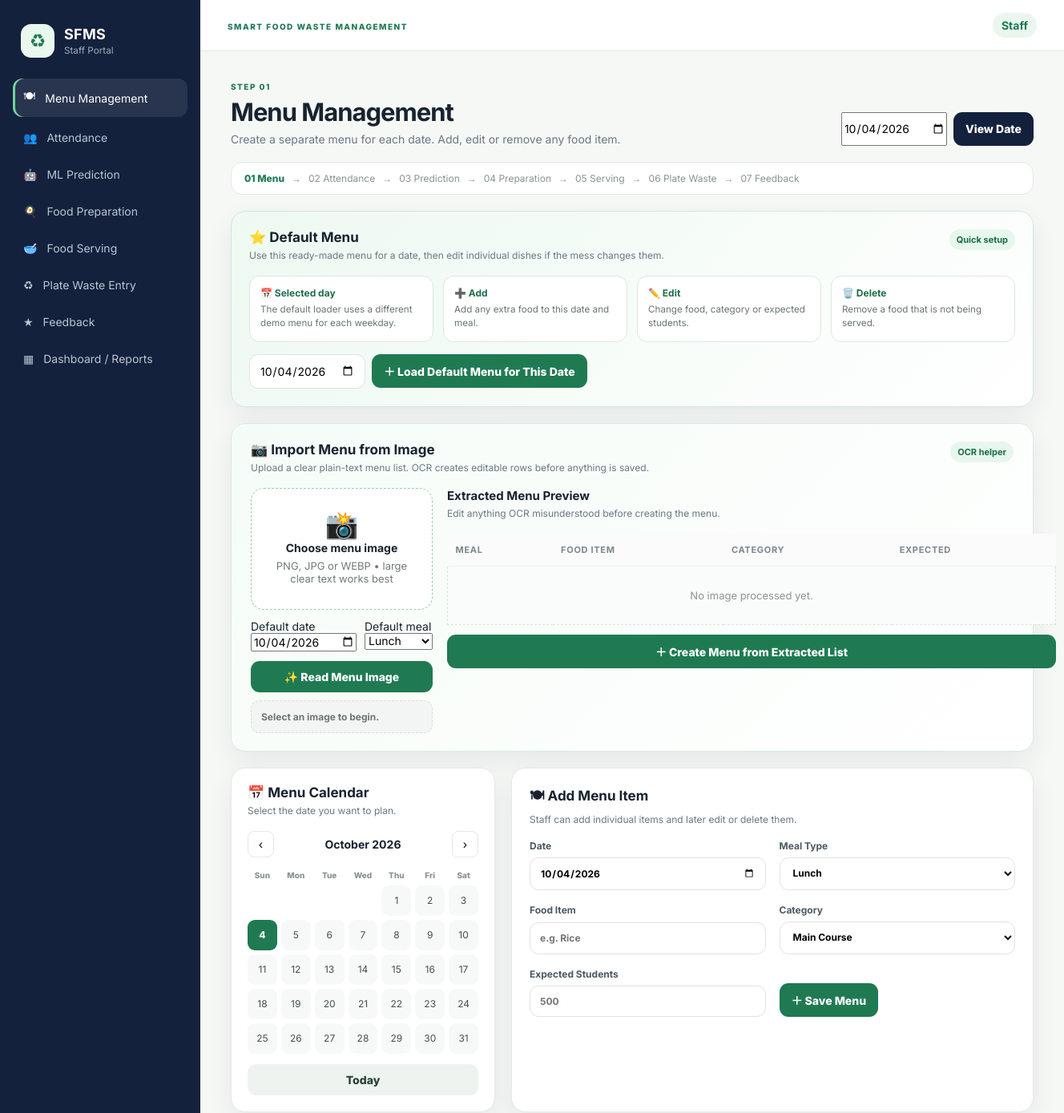
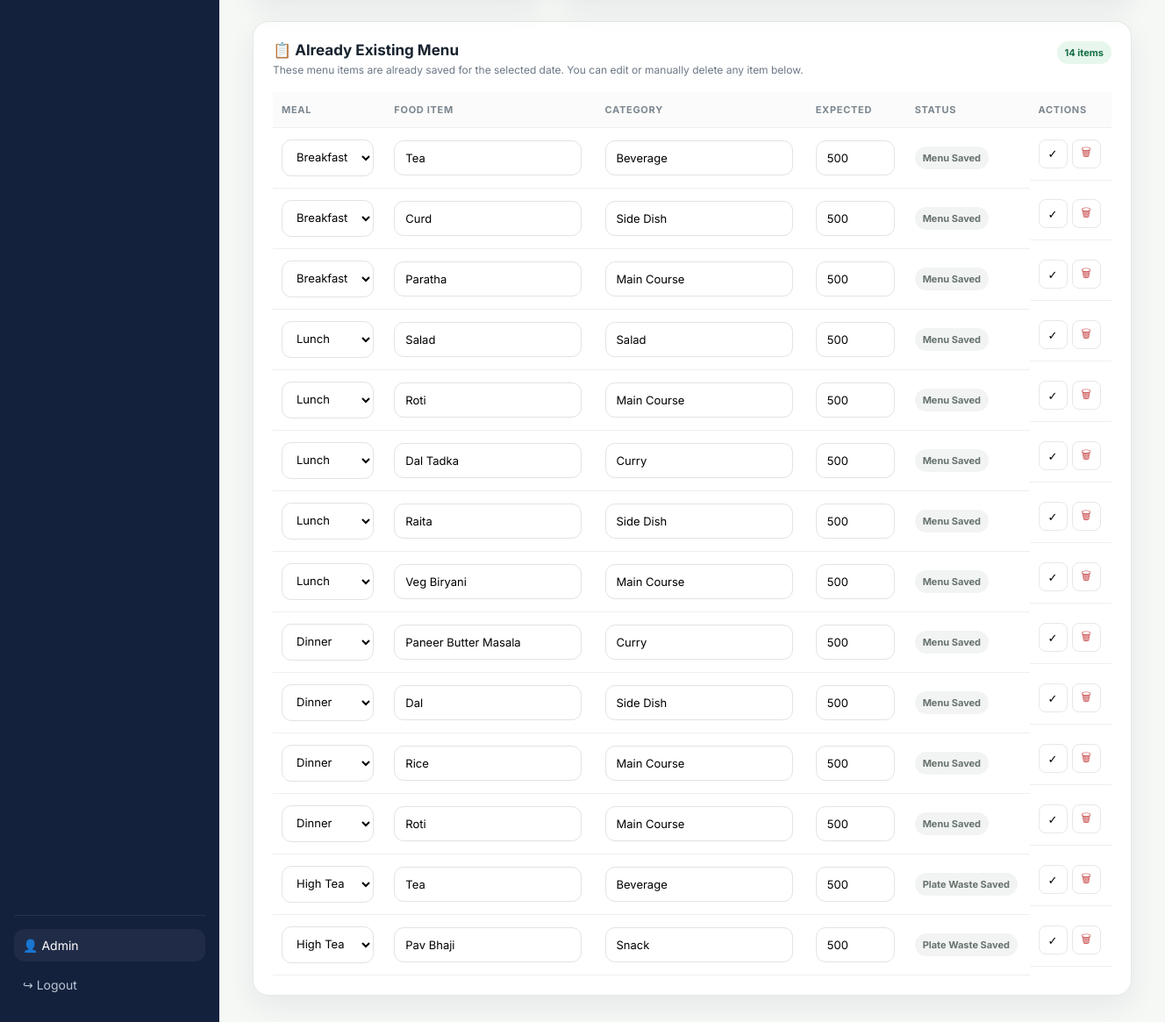
The page /staff/menu (signed in) on the database its author committed (2 pictures, top to bottom).
### tables this page shows
CREATE TABLE meal_records (
        id INTEGER PRIMARY KEY AUTOINCREMENT,
        meal_date TEXT NOT NULL,
        meal_type TEXT NOT NULL,
        food_item TEXT NOT NULL,
        category TEXT,
        expected_students INTEGER NOT NULL CHECK(expected_students >= 0),
        attendance_count INTEGER,
        food_attendance_count INTEGER,
        predicted_quantity REAL,
        prediction_confidence REAL,
        prediction_model TEXT,
        prediction_confirmed INTEGER NOT NULL DEFAULT 0,
        prepared_quantity REAL,
        preparation_confirmed INTEGER NOT NULL DEFAULT 0,
        served_quantity REAL,
        serving_confirmed INTEGER NOT NULL DEFAULT 0,
        remaining_food REAL,
        plate_waste REAL,
        plate_waste_unit TEXT DEFAULT 'kg',
        total_food_waste REAL,
        waste_percentage REAL,
        waste_snapshot_filename TEXT,
        status TEXT NOT NULL DEFAULT 'menu_saved',
        created_at TEXT DEFAULT CURRENT_TIMESTAMP,
        updated_at TEXT DEFAULT CURRENT_TIMESTAMP,
        UNIQUE(meal_date, meal_type, food_item)
    );

### app.py (the view, shortened to what this page needs)
@app.route('/staff/menu', methods=['GET', 'POST'])
@login_required('staff')
def menu_management():
    selected_date = request.args.get('date') or date.today().isoformat()
    conn=db()
    records=conn.execute('SELECT * FROM meal_records WHERE meal_date=? ORDER BY CASE meal_type WHEN "Breakfast" THEN 1 WHEN "Lunch" THEN 2 ELSE 3 END, id DESC', (selected_date,)).fetchall()
    conn.close()
    return render_template('menu.html', records=records, selected_date=selected_date)

### app.py (called while the page is built)
def db():
    conn = sqlite3.connect(DB_PATH)
    conn.row_factory = sqlite3.Row
    conn.execute('PRAGMA foreign_keys = ON')
    return conn

def login_required(role=None):
    def deco(fn):
        @wraps(fn)
        def wrapper(*args, **kwargs):
            if 'user_id' not in session:
                return redirect(url_for('login', next=request.path))
            if role and session.get('role') != role:
                return redirect(url_for('staff_dashboard' if session.get('role') == 'staff' else ('student_home' if session.get('role') == 'student' else 'authority_dashboard')))
            return fn(*args, **kwargs)
        return wrapper
    return deco

@app.context_processor
def inject_globals():
    return {'today': date.today().isoformat(), 'current_user': session.get('name'), 'role': session.get('role')}

### templates/menu.html (shortened to what this page needs)
{% extends 'base.html' %}{% block title %}Menu Management • SFMS{% endblock %}{% block content %}
<section class="page-head"><div><span class="eyebrow">STEP 01</span><h1>Menu Management</h1><p>Create a separate menu for each date. Add, edit or remove any food item.</p></div><form class="filterbar" method="get"><input type="date" name="date" value="{{selected_date}}" required><button class="btn dark">View Date</button></form></section>
<div class="workflow-strip"><span class="current">01 Menu</span><span>→</span><span>02 Attendance</span><span>→</span><span>03 Prediction</span><span>→</span><span>04 Preparation</span><span>→</span><span>05 Serving</span><span>→</span><span>06 Plate Waste</span><span>→</span><span>07 Feedback</span></div>
<div class="card" style="margin:0 38px 20px;background:linear-gradient(135deg,#edf9f1,#fff);border-color:#cfe8d7">
  <div class="card-title"><div><h3>⭐ Default Menu</h3><p>Use this ready-made menu for a date, then edit individual dishes if the mess changes them.</p></div><span class="status good">Quick setup</span></div>
  <div style="display:grid;grid-template-columns:repeat(4,1fr);gap:12px;margin-bottom:15px">
    <div class="default-mini"><b>📅 Selected day</b><small>The default loader uses a different demo menu for each weekday.</small></div><div class="default-mini"><b>➕ Add</b><small>Add any extra food to this date and meal.</small></div><div class="default-mini"><b>✏️ Edit</b><small>Change food, category or expected students.</small></div><div class="default-mini"><b>🗑️ Delete</b><small>Remove a food that is not being served.</small></div>
  </div>
  <form method="post" action="{{url_for('apply_default_menu')}}" class="inline-form"><input type="date" name="meal_date" value="{{selected_date}}" required><button class="btn primary" type="submit">＋ Load Default Menu for This Date</button></form>
</div>
<div class="card" style="margin:0 38px 20px;padding:22px 24px;border:1px solid #d9ebe0;background:linear-gradient(135deg,#f5fcf7,#ffffff)">
  <div class="card-title"><div><h3>📷 Import Menu from Image</h3><p>Upload a clear plain-text menu list. OCR creates editable rows before anything is saved.</p></div><span class="status good">OCR helper</span></div>
  <div style="display:grid;grid-template-columns:1fr 1fr;gap:18px;align-items:start">
    <div><label class="upload-drop" for="menuImage" style="display:block;border:1.5px dashed #9acdb0;border-radius:16px;padding:24px;text-align:center;background:#fff;cursor:pointer"><div style="font-size:34px">📸</div><strong>Choose menu image</strong><p class="muted" style="margin:6px 0">PNG, JPG or WEBP • large clear text works best</p><input id="menuImage" type="file" accept="image/*" style="display:none"></label><div style="display:grid;grid-template-columns:1fr 1fr;gap:10px;margin-top:12px"><label>Default date<input id="ocrDate" type="date" value="{{selected_date}}"></label><label>Default meal<select id="ocrMeal"><option>Breakfast</option><option selected>Lunch</option><option>High Tea</option><option>Dinner</option></select></label></div><button class="btn primary full" type="button" id="ocrBtn" style="margin-top:12px" disabled>✨ Read Menu Image</button><div id="ocrStatus" class="locked-box" style="margin-top:10px">Select an image to begin.</div></div>
    <div><div class="card-title" style="padding:0"><div><h3 style="font-size:15px">Extracted Menu Preview</h3><p>Edit anything OCR misunderstood before creating the menu.</p></div></div><div class="table-wrap"><table><thead><tr><th>Meal</th><th>Food Item</th><th>Category</th><th>Expected</th></tr></thead><tbody id="ocrRows"><tr><td colspan="4" class="empty">No image processed yet.</td></tr></tbody></table></div><button class="btn primary full" type="button" id="saveOcrBtn" style="margin-top:12px" disabled>＋ Create Menu from Extracted List</button></div>
  </div>
</div>
<div class="menu-layout">
  <div class="card calendar-card"><div class="card-title"><div><h3>📅 Menu Calendar</h3><p>Select the date you want to plan.</p></div></div><div class="calendar-head"><button class="icon-btn" type="button" id="prevMonth">‹</button><strong id="calendarMonth"></strong><button class="icon-btn" type="button" id="nextMonth">›</button></div><div class="calendar-weekdays"><span>Sun</span><span>Mon</span><span>Tue</span><span>Wed</span><span>Thu</span><span>Fri</span><span>Sat</span></div><div id="calendarDays" class="calendar-days"></div><button class="btn light full" type="button" id="todayBtn">Today</button></div>
  <div class="card form-card menu-form-card"><div class="card-title"><div><h3>🍽 Add Menu Item</h3><p>Staff can add individual items and later edit or delete them.</p></div></div><form method="post" class="form-grid" data-loading><label>Date<input id="menuDate" type="date" name="meal_date" value="{{selected_date}}" required></label><label>Meal Type<select name="meal_type" required><option>Breakfast</option><option selected>Lunch</option><option>High Tea</option><option>Dinner</option></select></label><label>Food Item<input name="food_item" placeholder="e.g. Rice" required></label><label>Category<select name="category"><option>Main Course</option><option>Side Dish</option><option>Beverage</option><option>Dessert</option><option>Salad</option><option>Snack</option><option>Curry</option><option>Other</option></select></label><label>Expected Students<input type="number" name="expected_students" min="0" placeholder="500" required></label><div class="form-actions"><button class="btn primary" type="submit">＋ Save Menu</button></div></form></div>
</div>
<div class="card table-card" id="edit-menu"><div class="card-title"><div><h3>📋 Already Existing Menu</h3><p>These menu items are already saved for the selected date. You can edit or manually delete any item below.</p></div><span class="status good">{{records|length}} item{{'' if records|length==1 else 's'}}</span></div><div class="table-wrap">{% for r in records %}<form id="edit-{{r.id}}" method="post" action="{{url_for('edit_menu',record_id=r.id)}}"></form><form id="delete-{{r.id}}" method="post" action="{{url_for('delete_menu',record_id=r.id)}}" onsubmit="return confirm('Delete this menu record?')"></form>{% endfor %}<table><thead><tr><th>Meal</th><th>Food Item</th><th>Category</th><th>Expected</th><th>Status</th><th>Actions</th></tr></thead><tbody>{% for r in records %}<tr><td><input type="hidden" name="meal_date" value="{{r.meal_date}}" form="edit-{{r.id}}"><select class="table-input" name="meal_type" form="edit-{{r.id}}"><option {% if r.meal_type=='Breakfast' %}selected{% endif %}>Breakfast</option><option {% if r.meal_type=='Lunch' %}selected{% endif %}>Lunch</option><option {% if r.meal_type=='High Tea' %}selected{% endif %}>High Tea</option><option {% if r.meal_type=='Dinner' %}selected{% endif %}>Dinner</option></select></td><td><input class="table-input" name="food_item" value="{{r.food_item}}" form="edit-{{r.id}}"></td><td><input class="table-input" name="category" value="{{r.category or ''}}" form="edit-{{r.id}}"></td><td><input class="table-input small-input" type="number" min="0" name="expected_students" value="{{r.expected_students}}" form="edit-{{r.id}}"></td><td><span class="status pending">{{r.status|replace('_',' ')|title}}</span></td><td class="actions"><button class="icon-btn" form="edit-{{r.id}}" type="submit" title="Save edit">✓</button><button class="icon-btn danger-icon" form="delete-{{r.id}}" type="submit" title="Delete">🗑</button></td></tr>{% else %}<tr><td colspan="6" class="empty">No menu saved for this date. Load the Default Menu or add an item above.</td></tr>{% endfor %}</tbody></table></div></div>
{% endblock %}

### templates/base.html (shortened to what this page needs)
<!doctype html><html lang="en"><head><link rel="stylesheet" href="{{ url_for('static',filename='css/style.css') }}"></head><body>
{% if role=='staff' %}<aside class="sidebar"><div class="brand"><span class="brand-icon">♻</span><div><b>SFMS</b><small>Staff Portal</small></div></div><nav>{% for endpoint,label,icon in [('menu_management','Menu Management','🍽'),('attendance','Attendance','👥'),('prediction','ML Prediction','🤖'),('preparation','Food Preparation','🍳'),('serving','Food Serving','🥣'),('waste','Plate Waste Entry','♻'),('feedback_staff','Feedback','★'),('staff_dashboard','Dashboard / Reports','▦')] %}<a class="{% if request.endpoint==endpoint %}active{% endif %}" href="{{ url_for(endpoint) }}"><span>{{icon}}</span>{{label}}</a>{% endfor %}</nav><div class="sidebar-bottom"><div class="user-mini">👤 <span>{{current_user}}</span></div><a href="{{url_for('logout')}}">↪ Logout</a></div></aside>{% endif %}
<main class="main {% if role in ['staff','student','authority'] %}with-sidebar{% endif %}"><header class="topbar"><div><span class="eyebrow">SMART FOOD WASTE MANAGEMENT</span></div><div class="top-actions">{% if role %}<span class="role-pill">{{role|capitalize}}</span><a href="{{url_for('logout')}}" class="mobile-logout">Logout</a>{% endif %}</div></header>
{% block content %}{% endblock %}</main><script src="{{url_for('static',filename='js/app.js')}}"></script>{% block scripts %}{% endblock %}</body></html>

### rows shown on the page
meal_records: meal_type "Breakfast", food_item "Tea", category "Beverage", expected_students "500", status "Menu Saved"
meal_records: meal_type "Breakfast", food_item "Curd", category "Side Dish", expected_students "500", status "Menu Saved"
meal_records: meal_type "Breakfast", food_item "Paratha", category "Main Course", expected_students "500", status "Menu Saved"
meal_records: meal_type "Lunch", food_item "Salad", category "Salad", expected_students "500", status "Menu Saved"
meal_records: meal_type "Lunch", food_item "Roti", category "Main Course", expected_students "500", status "Menu Saved"
meal_records: meal_type "Lunch", food_item "Dal Tadka", category "Curry", expected_students "500", status "Menu Saved"
meal_records: meal_type "Lunch", food_item "Raita", category "Side Dish", expected_students "500", status "Menu Saved"
meal_records: meal_type "Lunch", food_item "Veg Biryani", category "Main Course", expected_students "500", status "Menu Saved"
meal_records: meal_type "Dinner", food_item "Paneer Butter Masala", category "Curry", expected_students "500", status "Menu Saved"
meal_records: meal_type "Dinner", food_item "Dal", category "Side Dish", expected_students "500", status "Menu Saved"
meal_records: meal_type "Dinner", food_item "Rice", category "Main Course", expected_students "500", status "Menu Saved"
meal_records: meal_type "Dinner", food_item "Roti", category "Main Course", expected_students "500", status "Menu Saved"
meal_records: meal_type "High Tea", food_item "Tea", category "Beverage", expected_students "500", status "Plate Waste Saved"
meal_records: meal_type "High Tea", food_item "Pav Bhaji", category "Snack", expected_students "500", status "Plate Waste Saved"

### other values the page prints
{{ icon }} "🍽" "👥" "🤖" "🍳" "🥣" "♻" "★" "▦"
{{ label }} "Menu Management" "Attendance" "ML Prediction" "Food Preparation" "Food Serving" "Plate Waste Entry" "Feedback" "Dashboard / Reports"
{{ current_user }} "Admin"
{{ role|capitalize }} "Staff"
{{ records|length }} "14"
{{ '' if records|length==1 else 's' }} "s"
